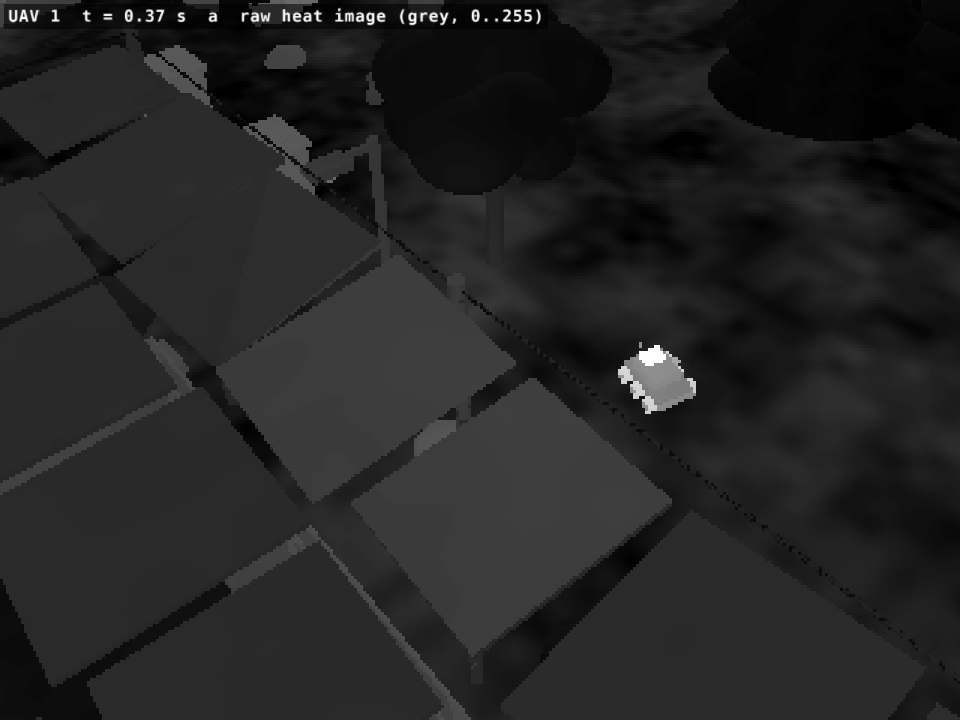
#> input picture report/figures_lab/cv_u1_a_raw_grey.png, 960 x 720 px, found by its file name
$ python plots.py
#> lines starting #> are read from the running program, lines starting #| are printed output that depends on the picture
"""v10 report plots (vector PDF, one style). Every curve is computed with the formula the C++ code uses; the source is
named next to each function. Run: ~/.local/bin/uv run -q --with matplotlib --with numpy --with pillow python tools/v10/plots.py
Outputs: report/figures/plots/*.pdf (+ data-driven plots when their inputs exist: thermal histogram, benchmark)."""
import csv
import json
import math
import os
import sys

import matplotlib

matplotlib.use("Agg")
import matplotlib.pyplot as plt
import numpy as np

ROOT = os.path.abspath(os.path.join(os.path.dirname(__file__), "..", ".."))
OUT = os.path.join(ROOT, "report", "figures", "plots")
os.makedirs(OUT, exist_ok=True)

import glob as _glob
import matplotlib.font_manager as _fm
for _f in _glob.glob(os.path.join(os.path.dirname(os.path.abspath(__file__)), "..", "report", "fonts", "*.otf")):
    _fm.fontManager.addfont(_f)   # the report's Times face (TeX Gyre Termes X), so plot text matches the body text
plt.rcParams.update({
    "font.family": "serif", "font.serif": ["TeX Gyre TermesX", "Times New Roman", "Times", "Nimbus Roman", "DejaVu Serif"],
    "mathtext.fontset": "stix", "font.size": 9, "axes.titlesize": 9, "axes.labelsize": 9, "legend.fontsize": 8,
    "xtick.labelsize": 8, "ytick.labelsize": 8, "axes.grid": True, "grid.alpha": 0.3, "lines.linewidth": 1.4,
    "figure.dpi": 150, "savefig.bbox": "tight", "figure.constrained_layout.use": True, "axes.spines.top": False, "axes.spines.right": False,
})
C = ["#1f4e79", "#c0504d", "#4f8a3a", "#d08c1a", "#7a4f9a", "#3a8a8a"]


def save(fig, name):
    fig.savefig(os.path.join(OUT, name + ".pdf"))
    plt.close(fig)
    print("wrote", name)


def smoothstep(e0, e1, x):
    t = np.clip((x - e0) / (e1 - e0), 0.0, 1.0)
    return t * t * (3 - 2 * t)


# ---- scene/DayCycle.{h,cpp}: solar model, key light, transmittance ------------------------------------------------
LAT, DECL = 22.8, -4.6
SUN_I, SUN_TAU = 3.2, np.array([0.06, 0.11, 0.21])
MOON_I = 0.95  # rendering/Lighting.h DirectionalLight (moon) intensity, export "lights.moon"


def sun_dir(hour):
    H = np.radians(15.0 * (hour - 12.0))
    phi, d = math.radians(LAT), math.radians(DECL)
    up = math.sin(phi) * math.sin(d) + math.cos(phi) * math.cos(d) * np.cos(H)
    east = -math.cos(d) * np.sin(H)
    north = math.cos(phi) * math.sin(d) - math.sin(phi) * math.cos(d) * np.cos(H)
    n = np.sqrt(up ** 2 + east ** 2 + north ** 2)
    return east / n, up / n, north / n


def elevation(hour):
    return np.degrees(np.arcsin(np.clip(sun_dir(hour)[1], -1, 1)))


def air_mass(e):
    e = np.maximum(e, -1.0)
    return 1.0 / (np.sin(np.radians(e)) + 0.50572 * np.power(e + 6.07995, -1.6364))


def transmittance(e):
    m = air_mass(e) - 1.0
    return np.exp(-np.outer(m, SUN_TAU))


def _srgb(c):
    c = np.clip(np.asarray(c, dtype=float), 0, 1)
    return np.where(c <= 0.0031308, 12.92 * c, 1.055 * np.power(c, 1 / 2.4) - 0.055)


def plot_day():
    h = np.linspace(0, 24, 2401)
    e = elevation(h)
    sun_key = SUN_I * smoothstep(-1.0, 10.0, e)
    moon_key = MOON_I * (1.0 - smoothstep(-6.0, -1.0, e))
    fig = plt.figure(figsize=(7.0, 3.6))
    gs = fig.add_gridspec(2, 2, height_ratios=[3.2, 1.0])
    a = fig.add_subplot(gs[0, 0])
    a.plot(h, e, color=C[0], label="sun elevation $e$")
    a.axhline(4, color="0.5", ls=":", lw=0.8)
    a.axhline(-6, color="0.5", ls=":", lw=0.8)
    a.fill_between(h, -90, 90, where=e < -6, color="#1f2a44", alpha=0.12, lw=0, label="NIGHT ($e<-6^\\circ$)")
    a.fill_between(h, -90, 90, where=(e >= -6) & (e <= 4), color=C[3], alpha=0.22, lw=0, label="DAWN / DUSK")
    a.set_xlim(0, 24)
    a.set_ylim(-75, 75)
    a.set_xticks(range(0, 25, 3))
    a.set_ylabel("degrees")
    a.legend(loc="lower center", frameon=True, framealpha=0.9, edgecolor="none", fontsize=7)
    a.set_title("(a) sun elevation")
    sr, ss = h[np.argmax(e > 0)], h[len(h) - 1 - np.argmax(e[::-1] > 0)]
    a.annotate(f"sunrise {int(sr)}:{int(round((sr % 1) * 60)):02d}", (sr, 0), (sr - 5.8, 32), fontsize=8,
               arrowprops=dict(arrowstyle="->", lw=0.6))
    a.annotate(f"sunset {int(ss)}:{int(round((ss % 1) * 60)):02d}", (ss, 0), (ss + 0.4, 45), fontsize=8,
               arrowprops=dict(arrowstyle="->", lw=0.6))
    b = fig.add_subplot(gs[0, 1])
    tr = transmittance(e)
    for i, (nm, col) in enumerate(zip("RGB", ["#c0392b", "#27ae60", "#2e60c0"])):
        b.plot(h, sun_key * tr[:, i], color=col, label=f"sun {nm}: $3.2\\,s(e)\\,T_{nm}(e)$")
    b.plot(h, moon_key, color="0.25", ls="--", label="moon (below $-1^\\circ$)")
    b.set_xlim(0, 24)
    b.set_xticks(range(0, 25, 3))
    b.set_ylabel("key-light intensity")
    b.legend(frameon=True, framealpha=0.9, edgecolor="none", loc="center", fontsize=7)
    b.set_title("(b) key light per channel")
    # (c) the colours the renderer uses, read from the export (DayCycle grid, 15 min steps), shown sRGB-encoded
    exp = os.path.join(ROOT, "build", "f_export.json")
    if os.path.exists(exp):
        grid = json.load(open(exp))["v6"]["day_cycle"]["grid"]
        hrs = np.array([g["hour"] for g in grid], dtype=float)
        rows = [("zenith", [g["sky_zenith"] for g in grid]), ("horizon", [g["fog_color"] for g in grid]),
                ("key light", [np.array(g["key_color"]) * min(g["key_intensity"], 1.0) for g in grid])]
        img = np.stack([_srgb(np.array(r)) for _, r in rows])
        c = fig.add_subplot(gs[1, :])
        c.imshow(img, aspect="auto", interpolation="bilinear", extent=(hrs[0], hrs[-1], len(rows), 0))
        c.set_yticks(np.arange(len(rows)) + 0.5)
        c.set_yticklabels([n for n, _ in rows], fontsize=7)
        c.set_xticks(range(0, 25, 3))
        c.set_xlim(0, 24)
        c.grid(False)
        for s in c.spines.values():
            s.set_visible(False)
        c.set_xlabel("in-game hour")
        c.set_title("(c) sky and key-light colour per hour, from the export", fontsize=8)
    else:
        a.set_xlabel("in-game hour")
        b.set_xlabel("in-game hour")
    save(fig, "p_day_cycle")

    # time scale: hours per real second (DayCycle::hoursPerSecond), the real length of one day
    rate = np.where(e > 0, 1 / 10.0, 1 / 13.3)
    rate = np.where(np.abs(e) < 6, rate / 1.5, rate)
    secs = np.sum((24.0 / len(h)) / rate)
    return secs


def plot_depth():
    # math/Math3D.cpp perspective(): z_ndc = (f+n)/(f-n) + 2fn/((f-n) z_eye), z_eye < 0; window depth = (z_ndc+1)/2
    f = 600.0
    d = np.logspace(np.log10(0.05), np.log10(600), 600)
    fig, ax = plt.subplots(1, 2, figsize=(7.0, 2.6))
    for n, col in [(0.05, C[0]), (0.5, C[1])]:
        dd = d[d >= n]
        zndc = (f + n) / (f - n) - 2 * f * n / ((f - n) * dd)
        ax[0].semilogx(dd, (zndc + 1) / 2, color=col, label=f"near = {n} m")
        # depth step per 24-bit code: dz_eye = (1/2^24) / (d window / d z_eye)
        dw = f * n / ((f - n) * dd ** 2)
        ax[1].loglog(dd, (1 / 2 ** 24) / dw, color=col, label=f"near = {n} m")
    ax[0].set_xlabel("distance from the eye (m)")
    ax[0].set_ylabel("window depth $z_w \\in [0,1]$")
    ax[0].set_title("(a) window depth $z_w$")
    ax[0].legend(frameon=False, loc="lower right")
    ax[1].axhline(0.01, color="0.5", ls=":", lw=0.8)
    ax[1].text(0.06, 0.012, "1 cm", fontsize=8, color="0.4")
    ax[1].set_xlabel("distance from the eye (m)")
    ax[1].set_ylabel("depth step (m)")
    ax[1].set_title("(b) smallest depth step")
    ax[1].legend(frameon=False, loc="lower right")
    save(fig, "p_depth_precision")


def plot_specular():
    th = np.linspace(0, 90, 400)
    fig, ax = plt.subplots(figsize=(3.4, 2.3))
    for n, col in zip([2, 4, 16, 21.1, 64], C):
        ax.plot(th, np.cos(np.radians(th)) ** n, color=col, label=f"$n$ = {n:g}")
    ax.set_xlabel("angle between $N$ and $H$ (deg)")
    ax.set_ylabel("$(N\\cdot H)^n$")
    ax.set_xlim(0, 90)
    ax.legend(frameon=False)
    ax.set_title("Blinn-Phong lobe")
    save(fig, "p_specular_falloff")


def plot_gouraud_phong():
    # one edge of a coarse triangle (vertex A at x=0, B at x=1); the light's highlight peak falls between the vertices
    x = np.linspace(0, 1, 400)
    nA, nB = np.radians(-28), np.radians(28)          # vertex normals tilted apart (a curved surface)
    Lang, n = 0.0, 32                                   # light / half vector straight up, shininess 32
    kd, ks, ka = 0.6, 0.6, 0.08

    def shade(theta):
        nd = np.cos(theta - Lang)
        return ka + kd * np.maximum(nd, 0) + ks * np.maximum(nd, 0) ** n

    gour = (1 - x) * shade(nA) + x * shade(nB)          # intensities at the vertices, interpolated
    ph = shade((1 - x) * nA + x * nB)                   # normals interpolated, lit per fragment
    fig, ax = plt.subplots(figsize=(3.4, 2.3))
    ax.plot(x, ph, color=C[1], label="Phong (normal interpolated)")
    ax.plot(x, gour, color=C[0], ls="--", label="Gouraud (intensity interpolated)")
    ax.fill_between(x, gour, ph, color=C[1], alpha=0.12, lw=0)
    ax.set_xlabel("position along the edge A $\\rightarrow$ B")
    ax.set_ylabel("intensity")
    ax.legend(frameon=False, loc="upper center", bbox_to_anchor=(0.5, -0.3), ncol=1)
    ax.set_title("Gouraud misses a highlight between vertices")
    save(fig, "p_gouraud_vs_phong")
#> call 4 of save, with name = 'p_gouraud_vs_phong'
#> in save (call 4), `plt.close(fig)`:
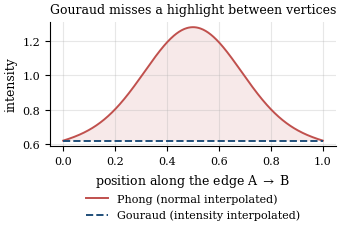
#> figure drawn by matplotlib, 1 panel; curve peaks at x = 0.499, y = 1.28; curve peaks at x = 0.00251, y = 0.621


def plot_gaussian(sigma=1.0, size=5):
    r = size // 2
    xs = np.arange(-r, r + 1)
    X, Y = np.meshgrid(xs, xs)
    K = np.exp(-(X ** 2 + Y ** 2) / (2 * sigma ** 2))
    K /= K.sum()
    fig = plt.figure(figsize=(3.4, 2.6))
    ax = fig.add_subplot(111, projection="3d")
    ax.bar3d(X.ravel() - 0.4, Y.ravel() - 0.4, np.zeros(K.size), 0.8, 0.8, K.ravel(), color=C[0], alpha=0.85, shade=True)
    ax.set_title(f"{size}x{size} Gaussian, $\\sigma$ = {sigma:g}")
    ax.set_xlabel("x")
    ax.set_ylabel("y")
    ax.set_zlabel("weight")
    save(fig, "p_gaussian_kernel")
#> in save (call 5), `plt.close(fig)`:
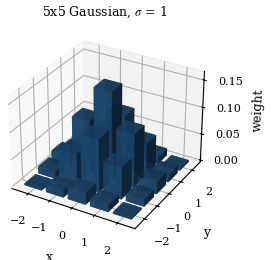
#> figure drawn by matplotlib, 1 panel
    # cost: 2D k*k vs separable 2k multiply-adds per pixel
    k = np.arange(3, 32, 2)
    fig, ax = plt.subplots(figsize=(3.4, 2.2))
    ax.plot(k, k * k, color=C[1], marker="o", ms=3, label="2D kernel: $k^2$")
    ax.plot(k, 2 * k, color=C[0], marker="s", ms=3, label="separable: $2k$")
    ax.set_xlabel("kernel width $k$")
    ax.set_ylabel("multiply-adds per pixel")
    ax.legend(frameon=False)
    ax.set_title("Cost of a $k\\times k$ blur")
    save(fig, "p_separable_cost")
#> in save (call 6), `fig.savefig(os.path.join(OUT, name + ".pdf"))`:
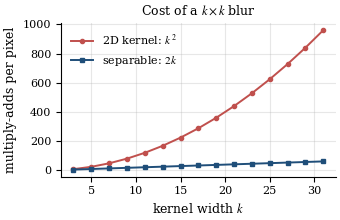
#> figure drawn by matplotlib, 1 panel; curve peaks at x = 31, y = 961; curve peaks at x = 31, y = 62


def _sphere_mesh(s):
    """primitives/Sphere.cpp createSphere(s, s/2): pole fans and quad bands, r = 0.5."""
    k = s // 2
    th = np.pi * np.arange(k + 1) / k
    ph = 2 * np.pi * np.arange(s) / s
    P = lambda i, j: np.array([np.sin(th[i]) * np.cos(ph[j % s]), np.cos(th[i]), np.sin(th[i]) * np.sin(ph[j % s])])
    tris = []
    for i in range(k):
        for j in range(s):
            if i == 0:
                tris.append((P(0, 0), P(1, j + 1), P(1, j)))
            elif i == k - 1:
                tris.append((P(i, j), P(i, j + 1), P(k, 0)))
            else:
                tris += [(P(i, j), P(i, j + 1), P(i + 1, j)), (P(i, j + 1), P(i + 1, j + 1), P(i + 1, j))]
    return np.array(tris)


def _draw_sphere(ax, s, rgb):
    from matplotlib.collections import PolyCollection
    tris = _sphere_mesh(s)
    a, el = np.radians(30), np.radians(20)
    R1 = np.array([[np.cos(a), 0, np.sin(a)], [0, 1, 0], [-np.sin(a), 0, np.cos(a)]])
    R2 = np.array([[1, 0, 0], [0, np.cos(el), -np.sin(el)], [0, np.sin(el), np.cos(el)]])
    v = tris @ (R2 @ R1).T
    n = np.cross(v[:, 1] - v[:, 0], v[:, 2] - v[:, 0])
    n /= np.linalg.norm(n, axis=1, keepdims=True) + 1e-12
    if np.mean(n[:, 2]) < 0:
        n = -n
    front = n[:, 2] > 0
    L = np.array([-0.45, 0.6, 0.66]); L /= np.linalg.norm(L)
    lam = 0.25 + 0.75 * np.clip(n @ L, 0, 1)
    order = np.argsort(v[:, :, 2].mean(1))
    order = [i for i in order if front[i]]
    cols = [tuple(np.clip(np.array(rgb) * lam[i], 0, 1)) for i in order]
    ax.add_collection(PolyCollection([v[i, :, :2] for i in order], facecolors=cols, edgecolors="#3a2a10", linewidths=0.3))
    ax.add_patch(plt.Circle((0, 0), 1.0, fill=False, ls="--", lw=0.6, color=C[1]))
    ax.set_xlim(-1.08, 1.08); ax.set_ylim(-1.08, 1.08); ax.set_aspect("equal"); ax.axis("off")


def plot_tessellation():
    # primitives/Sphere.cpp createSphere(slices, stacks): triangles = 2 slices (stacks - 1); stacks = slices / 2 here.
    # Largest gap between the unit sphere and its polygon: the chord sagitta r (1 - cos(pi / slices)).
    s = np.arange(6, 97, 2)
    tri = 2 * s * (s // 2 - 1)
    err = 1 - np.cos(np.pi / s)
    fig = plt.figure(figsize=(7.0, 2.5))
    gs = fig.add_gridspec(1, 5, width_ratios=[2.4, 0.08, 1, 1, 1])
    ax = fig.add_subplot(gs[0, 0])
    ax.loglog(tri, err * 100, color=C[0], marker="o", ms=2.5, label="exact")
    ax.loglog(tri, (np.pi ** 2 / (2 * s ** 2)) * 100, color="0.55", ls="--", lw=0.9, label="$\\pi^2/2s^2$")
    for sl in (8, 16, 36, 72):
        t = 2 * sl * (sl // 2 - 1)
        e = (1 - np.cos(np.pi / sl)) * 100
        ax.plot(t, e, "o", ms=5, mfc=C[3] if sl == 36 else "white", mec=C[0], zorder=4)
        ax.annotate(f"{sl}" + (" (scene)" if sl == 36 else ""), (t, e), (t * 1.25, e * 1.25), fontsize=8)
    ax.set_xlabel("triangles per sphere")
    ax.set_ylabel("silhouette error (% of $r$)")
    ax.legend(frameon=False, loc="lower left", fontsize=7)
    ax.set_title("(a) error against cost")
    rgb = (255 / 255, 160 / 255, 50 / 255)  # PrimitiveColors.h: Sphere
    for i, sl in enumerate((8, 16, 36)):
        b = fig.add_subplot(gs[0, 2 + i])
        _draw_sphere(b, sl, rgb)
        t = 2 * sl * (sl // 2 - 1)
        b.set_title(f"({'bcd'[i]}) {sl} slices\n{t} tri, $\\varepsilon$ = {(1 - np.cos(np.pi / sl)) * 100:.2f}%", fontsize=8)
    save(fig, "p_tessellation")
#> in save (call 7), `fig.savefig(os.path.join(OUT, name + ".pdf"))`:
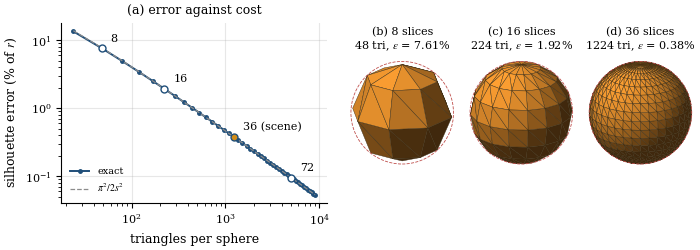
#> figure drawn by matplotlib, 4 panels; panel 1: curve peaks at x = 24, y = 13.4; panel 1: curve peaks at x = 24, y = 13.71
#> in save (call 8), `fig.savefig(os.path.join(OUT, name + ".pdf"))`:
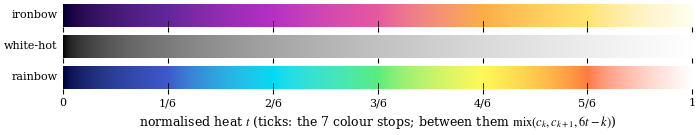
#> figure drawn by matplotlib, 3 panels


def plot_histogram(png):
    """Histogram + CDF of a real thermal frame (lab CV figure, 8-bit grey) and of its histogram-equalised version."""
    from PIL import Image
    img = np.asarray(Image.open(png).convert("L"), dtype=np.uint8)
    hist = np.bincount(img.ravel(), minlength=256)
#> hist = 256 values, max 102509 at index 42, min 3 at index 114, mean 2700
    cdf = np.cumsum(hist) / img.size
#> cdf = 256 values from 0.00167 to 1
    lut = np.round(255 * (cdf - cdf[hist > 0][0]) / max(1 - cdf[hist > 0][0], 1e-9)).clip(0, 255).astype(np.uint8)
#> lut = 256 values from 0 to 255
    eq = lut[img]
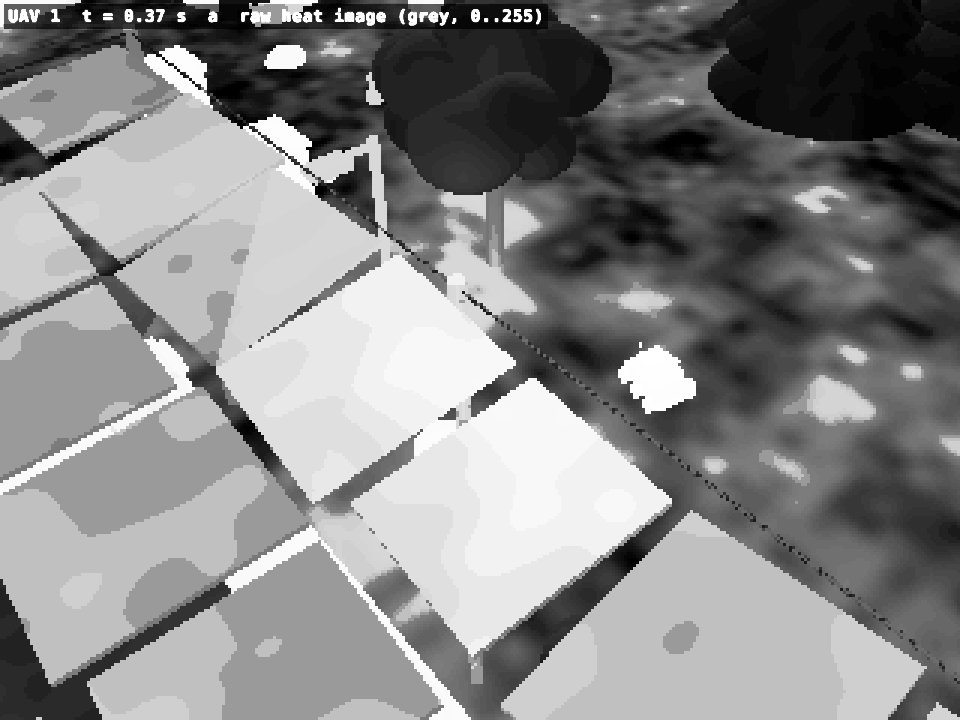
#> eq: shape (720, 960); min 0, max 255, mean 133.9
    h2 = np.bincount(eq.ravel(), minlength=256)
#> h2 = 256 values, max 102509 at index 192, min 0 at index 1, mean 2700
    c2 = np.cumsum(h2) / eq.size
#> c2 = 256 values from 0.00167 to 1
    Image.fromarray(eq).save(os.path.join(OUT, "thermal_equalised.png"))
    fig, ax = plt.subplots(1, 2, figsize=(7.0, 2.2))
    for a, hh, cc, t, loc in [(ax[0], hist, cdf, "(a) raw sensor frame", "center right"),
                              (ax[1], h2, c2, "(b) after equalisation", "upper left")]:
        a.bar(np.arange(256), hh / hh.max(), width=1.0, color=C[0], lw=0)
        a.plot(np.arange(256), cc, color=C[1], label="CDF")
        a.set_xlim(0, 255)
        a.set_xlabel("grey level")
        a.set_title(t)
        a.legend(frameon=False, loc=loc)
#> this loop made 2 passes
#> (t, loc) on passes 1 to 2: ('(a) raw sensor frame', 'center right'), ('(b) after equalisation', 'upper left')
    ax[0].set_ylabel("count (normalised) / CDF")
    save(fig, "p_thermal_histogram")
#> in save (call 9), `fig.savefig(os.path.join(OUT, name + ".pdf"))`:
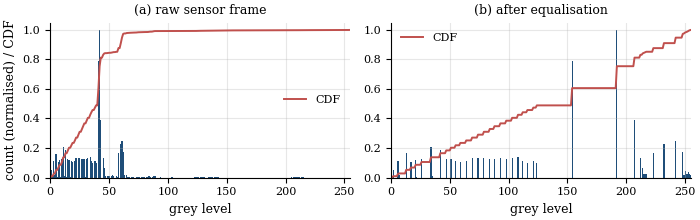
#> figure drawn by matplotlib, 2 panels; panel 1: tallest bar 1 high, from x = 41.5 to 42.5; panel 1: curve peaks at x = 255, y = 1; panel 2: tallest bar 1 high, from x = 191.5 to 192.5; panel 2: curve peaks at x = 255, y = 1


def plot_palettes():
    # rendering/ShaderSources.cpp thermalPalette: 7 stops, mix() between neighbours (6 linear segments); white-hot t^0.9
    iron = [(0.00, 0.00, 0.03), (0.12, 0.02, 0.33), (0.46, 0.03, 0.55), (0.80, 0.10, 0.34), (0.98, 0.42, 0.06),
            (1.00, 0.78, 0.16), (1.00, 1.00, 0.88)]
    rain = [(0.00, 0.00, 0.05), (0.05, 0.10, 0.60), (0.00, 0.70, 0.90), (0.10, 0.85, 0.20), (1.00, 0.95, 0.10),
            (1.00, 0.20, 0.05), (1.0, 1.0, 1.0)]
    t = np.linspace(0, 1, 600)

    def stops(c):
        c = np.array(c)
        u = t * 6
        k = np.minimum(u.astype(int), 5)
        f = (u - k)[:, None]
        return c[k] * (1 - f) + c[k + 1] * f
    white = np.repeat(np.power(t, 0.9)[:, None], 3, axis=1)
    fig, ax = plt.subplots(3, 1, figsize=(7.0, 1.35), sharex=True)
    for a, (name, rgb, st) in zip(ax, [("ironbow", stops(iron), iron), ("white-hot", white, None), ("rainbow", stops(rain), rain)]):
        enc = np.where(rgb <= 0.0031308, 12.92 * rgb, 1.055 * np.power(np.clip(rgb, 0, 1), 1 / 2.4) - 0.055)  # sRGB for display
        a.imshow(enc[None, :, :], aspect="auto", extent=(0, 1, 0, 1))
        if st:
            for k in range(7):
                a.axvline(k / 6, color="black", lw=0.6, ymin=0, ymax=0.25)
        a.set_yticks([])
        a.set_ylabel(name, rotation=0, ha="right", va="center", fontsize=8)
        a.grid(False)
        for sp in a.spines.values():
            sp.set_visible(False)
    ax[-1].set_xlabel("normalised heat $t$ (ticks: the 7 colour stops; between them $\\mathrm{mix}(c_k, c_{k+1}, 6t-k)$)")
    ax[-1].set_xticks(np.linspace(0, 1, 7))
    ax[-1].set_xticklabels(["0", "1/6", "2/6", "3/6", "4/6", "5/6", "1"])
    save(fig, "p_palettes")


# [55 lines left out: function plot_bench, not called in this run]


if __name__ == "__main__":
    secs = plot_day()
    print(f"one in-game day = {secs:.1f} real seconds ({secs / 60:.2f} min) in auto mode")
    plot_depth()
    plot_specular()
    plot_gouraud_phong()
    plot_gaussian()
    plot_tessellation()
    plot_palettes()
    hist_src = os.path.join(ROOT, "report", "figures", "raw", "lab", "cv_u1_a_raw_grey.png")
    if os.path.exists(hist_src):
        plot_histogram(hist_src)
    else:
        print("skip histogram (no", hist_src, ")")
    bench = os.path.join(ROOT, "report", "data", "bench.csv")
    if os.path.exists(bench):
        plot_bench(bench)
    else:
        print("skip benchmark (no", bench, ")")
    json.dump({"day_seconds": secs}, open(os.path.join(OUT, "plot_facts.json"), "w"), indent=1)
